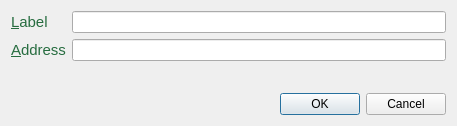
<?xml version="1.0" encoding="UTF-8"?>
<ui version="4.0">
 <class>EditAddressDialog</class>
 <widget class="QDialog" name="EditAddressDialog">
  <property name="geometry">
   <rect>
    <x>0</x>
    <y>0</y>
    <width>457</width>
    <height>126</height>
   </rect>
  </property>
  <property name="windowTitle">
   <string>Edit Address</string>
  </property>
  <layout class="QVBoxLayout" name="verticalLayout">
   <item>
    <layout class="QFormLayout" name="formLayout">
     <property name="fieldGrowthPolicy">
      <enum>QFormLayout::AllNonFixedFieldsGrow</enum>
     </property>
     <item row="0" column="0">
      <widget class="QLabel" name="label">
       <property name="font">
        <font>
         <pointsize>11</pointsize>
         <weight>50</weight>
         <italic>false</italic>
         <bold>false</bold>
        </font>
       </property>
       <property name="styleSheet">
        <string notr="true">QLabel { color:#266C3F; }</string>
       </property>
       <property name="text">
        <string>&amp;Label</string>
       </property>
       <property name="buddy">
        <cstring>labelEdit</cstring>
       </property>
      </widget>
     </item>
     <item row="0" column="1">
      <widget class="QLineEdit" name="labelEdit">
       <property name="font">
        <font>
         <weight>50</weight>
         <bold>false</bold>
         <stylestrategy>PreferAntialias</stylestrategy>
        </font>
       </property>
       <property name="toolTip">
        <string>The label associated with this address book entry</string>
       </property>
      </widget>
     </item>
     <item row="1" column="0">
      <widget class="QLabel" name="label_2">
       <property name="font">
        <font>
         <pointsize>11</pointsize>
         <weight>50</weight>
         <italic>false</italic>
         <bold>false</bold>
        </font>
       </property>
       <property name="styleSheet">
        <string notr="true">QLabel { color:#266C3F; }</string>
       </property>
       <property name="text">
        <string>&amp;Address</string>
       </property>
       <property name="buddy">
        <cstring>addressEdit</cstring>
       </property>
      </widget>
     </item>
     <item row="1" column="1">
      <widget class="QLineEdit" name="addressEdit">
       <property name="font">
        <font>
         <weight>50</weight>
         <bold>false</bold>
         <stylestrategy>PreferAntialias</stylestrategy>
        </font>
       </property>
       <property name="toolTip">
        <string>The address associated with this address book entry. This can only be modified for sending addresses.</string>
       </property>
      </widget>
     </item>
    </layout>
   </item>
   <item>
    <widget class="QDialogButtonBox" name="buttonBox">
     <property name="font">
      <font>
       <weight>50</weight>
       <bold>false</bold>
       <stylestrategy>PreferAntialias</stylestrategy>
      </font>
     </property>
     <property name="orientation">
      <enum>Qt::Horizontal</enum>
     </property>
     <property name="standardButtons">
      <set>QDialogButtonBox::Cancel|QDialogButtonBox::Ok</set>
     </property>
    </widget>
   </item>
  </layout>
 </widget>
 <resources/>
 <connections>
  <connection>
   <sender>buttonBox</sender>
   <signal>accepted()</signal>
   <receiver>EditAddressDialog</receiver>
   <slot>accept()</slot>
   <hints>
    <hint type="sourcelabel">
     <x>248</x>
     <y>254</y>
    </hint>
    <hint type="destinationlabel">
     <x>157</x>
     <y>274</y>
    </hint>
   </hints>
  </connection>
  <connection>
   <sender>buttonBox</sender>
   <signal>rejected()</signal>
   <receiver>EditAddressDialog</receiver>
   <slot>reject()</slot>
   <hints>
    <hint type="sourcelabel">
     <x>316</x>
     <y>260</y>
    </hint>
    <hint type="destinationlabel">
     <x>286</x>
     <y>274</y>
    </hint>
   </hints>
  </connection>
 </connections>
</ui>
